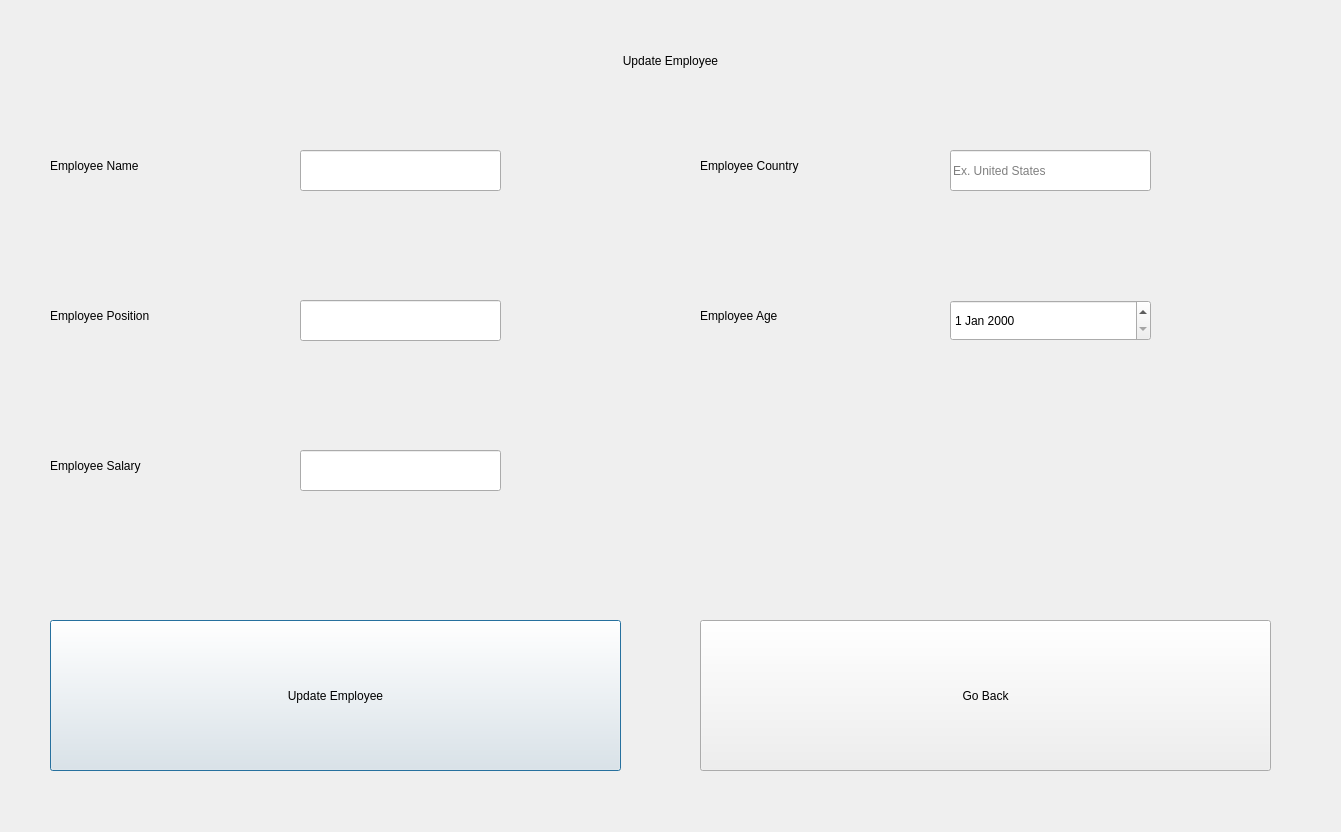
<?xml version="1.0" encoding="UTF-8"?>
<ui version="4.0">
 <class>Dialog</class>
 <widget class="QDialog" name="Dialog">
  <property name="geometry">
   <rect>
    <x>0</x>
    <y>0</y>
    <width>1341</width>
    <height>832</height>
   </rect>
  </property>
  <property name="windowTitle">
   <string>Dialog</string>
  </property>
  <widget class="QLabel" name="EmpLabel">
   <property name="geometry">
    <rect>
     <x>0</x>
     <y>0</y>
     <width>1341</width>
     <height>121</height>
    </rect>
   </property>
   <property name="styleSheet">
    <string notr="true">font: 87 26pt &quot;Segoe UI Black&quot;;</string>
   </property>
   <property name="text">
    <string>Update Employee</string>
   </property>
   <property name="alignment">
    <set>Qt::AlignCenter</set>
   </property>
  </widget>
  <widget class="QPushButton" name="EmpButton">
   <property name="enabled">
    <bool>true</bool>
   </property>
   <property name="geometry">
    <rect>
     <x>50</x>
     <y>620</y>
     <width>571</width>
     <height>151</height>
    </rect>
   </property>
   <property name="styleSheet">
    <string notr="true">font: 87 15pt &quot;Segoe UI Black&quot;;</string>
   </property>
   <property name="text">
    <string>Update Employee</string>
   </property>
  </widget>
  <widget class="QLineEdit" name="EmpNameText">
   <property name="geometry">
    <rect>
     <x>300</x>
     <y>150</y>
     <width>201</width>
     <height>41</height>
    </rect>
   </property>
   <property name="tabletTracking">
    <bool>false</bool>
   </property>
   <property name="autoFillBackground">
    <bool>false</bool>
   </property>
   <property name="clearButtonEnabled">
    <bool>true</bool>
   </property>
  </widget>
  <widget class="QLabel" name="EmpNameLabel">
   <property name="geometry">
    <rect>
     <x>50</x>
     <y>150</y>
     <width>241</width>
     <height>31</height>
    </rect>
   </property>
   <property name="styleSheet">
    <string notr="true">font: 87 15pt &quot;Segoe UI Black&quot;;</string>
   </property>
   <property name="text">
    <string>Employee Name</string>
   </property>
  </widget>
  <widget class="QLabel" name="EmpPositionLabel">
   <property name="geometry">
    <rect>
     <x>50</x>
     <y>300</y>
     <width>241</width>
     <height>31</height>
    </rect>
   </property>
   <property name="styleSheet">
    <string notr="true">font: 87 15pt &quot;Segoe UI Black&quot;;</string>
   </property>
   <property name="text">
    <string>Employee Position</string>
   </property>
  </widget>
  <widget class="QLineEdit" name="EmpPositionText">
   <property name="geometry">
    <rect>
     <x>300</x>
     <y>300</y>
     <width>201</width>
     <height>41</height>
    </rect>
   </property>
   <property name="clearButtonEnabled">
    <bool>true</bool>
   </property>
  </widget>
  <widget class="QLabel" name="EmpSalaryLabel">
   <property name="geometry">
    <rect>
     <x>50</x>
     <y>450</y>
     <width>241</width>
     <height>31</height>
    </rect>
   </property>
   <property name="styleSheet">
    <string notr="true">font: 87 15pt &quot;Segoe UI Black&quot;;</string>
   </property>
   <property name="text">
    <string>Employee Salary</string>
   </property>
  </widget>
  <widget class="QLineEdit" name="EmpSalaryText">
   <property name="geometry">
    <rect>
     <x>300</x>
     <y>450</y>
     <width>201</width>
     <height>41</height>
    </rect>
   </property>
   <property name="whatsThis">
    <string>ref</string>
   </property>
   <property name="inputMask">
    <string/>
   </property>
   <property name="frame">
    <bool>true</bool>
   </property>
   <property name="clearButtonEnabled">
    <bool>true</bool>
   </property>
  </widget>
  <widget class="QPushButton" name="GoBackButton">
   <property name="enabled">
    <bool>true</bool>
   </property>
   <property name="geometry">
    <rect>
     <x>700</x>
     <y>620</y>
     <width>571</width>
     <height>151</height>
    </rect>
   </property>
   <property name="styleSheet">
    <string notr="true">font: 87 15pt &quot;Segoe UI Black&quot;;</string>
   </property>
   <property name="text">
    <string>Go Back</string>
   </property>
  </widget>
  <widget class="QLabel" name="EmpCountryLabel">
   <property name="geometry">
    <rect>
     <x>700</x>
     <y>150</y>
     <width>241</width>
     <height>31</height>
    </rect>
   </property>
   <property name="styleSheet">
    <string notr="true">font: 87 15pt &quot;Segoe UI Black&quot;;</string>
   </property>
   <property name="text">
    <string>Employee Country</string>
   </property>
  </widget>
  <widget class="QLineEdit" name="EmpCountryText">
   <property name="geometry">
    <rect>
     <x>950</x>
     <y>150</y>
     <width>201</width>
     <height>41</height>
    </rect>
   </property>
   <property name="tabletTracking">
    <bool>false</bool>
   </property>
   <property name="autoFillBackground">
    <bool>false</bool>
   </property>
   <property name="placeholderText">
    <string>Ex. United States</string>
   </property>
   <property name="clearButtonEnabled">
    <bool>true</bool>
   </property>
  </widget>
  <widget class="QLabel" name="EmpAgeLabel">
   <property name="geometry">
    <rect>
     <x>700</x>
     <y>300</y>
     <width>241</width>
     <height>31</height>
    </rect>
   </property>
   <property name="styleSheet">
    <string notr="true">font: 87 15pt &quot;Segoe UI Black&quot;;</string>
   </property>
   <property name="text">
    <string>Employee Age</string>
   </property>
  </widget>
  <widget class="QDateEdit" name="EmpAgeText">
   <property name="geometry">
    <rect>
     <x>950</x>
     <y>300</y>
     <width>201</width>
     <height>41</height>
    </rect>
   </property>
  </widget>
  <widget class="QLabel" name="background">
   <property name="geometry">
    <rect>
     <x>0</x>
     <y>0</y>
     <width>1342</width>
     <height>833</height>
    </rect>
   </property>
   <property name="sizePolicy">
    <sizepolicy hsizetype="Expanding" vsizetype="Expanding">
     <horstretch>0</horstretch>
     <verstretch>0</verstretch>
    </sizepolicy>
   </property>
   <property name="styleSheet">
    <string notr="true">background-image: url(:/newPrefix/EmployeeBackground.png);</string>
   </property>
   <property name="text">
    <string/>
   </property>
   <property name="pixmap">
    <pixmap>../../../Pictures/EmployeeBackground.png</pixmap>
   </property>
   <property name="scaledContents">
    <bool>true</bool>
   </property>
   <property name="wordWrap">
    <bool>false</bool>
   </property>
  </widget>
  <zorder>background</zorder>
  <zorder>EmpLabel</zorder>
  <zorder>EmpButton</zorder>
  <zorder>EmpNameText</zorder>
  <zorder>EmpNameLabel</zorder>
  <zorder>EmpPositionLabel</zorder>
  <zorder>EmpPositionText</zorder>
  <zorder>EmpSalaryLabel</zorder>
  <zorder>EmpSalaryText</zorder>
  <zorder>GoBackButton</zorder>
  <zorder>EmpCountryLabel</zorder>
  <zorder>EmpCountryText</zorder>
  <zorder>EmpAgeLabel</zorder>
  <zorder>EmpAgeText</zorder>
 </widget>
 <resources>
  <include location="../../../Downloads/BackgroundPic.qrc"/>
 </resources>
 <connections/>
</ui>
